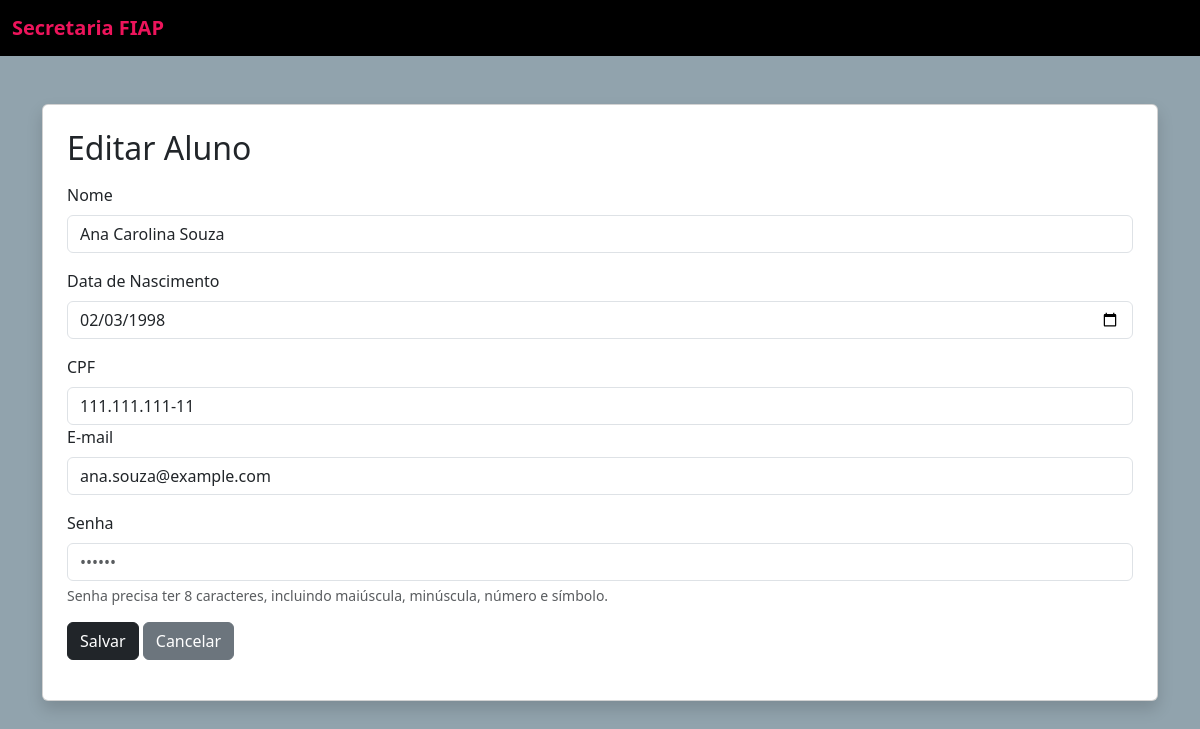
The app's page /aluno/editar/2 with its own data.
### tables this page shows
CREATE TABLE alunos (
    id INT AUTO_INCREMENT PRIMARY KEY,
    nome VARCHAR(100) NOT NULL,
    data_nascimento DATE NOT NULL,
    cpf VARCHAR(14) UNIQUE NOT NULL,
    email VARCHAR(150) UNIQUE NOT NULL,
    senha VARCHAR(255) NOT NULL
);

### app/Controllers/AlunoController.php (called while the page is built, shortened)
<?php
require_once '../app/Services/AlunoService.php';
class AlunoController
{
    private $service;
    public function __construct()
    {
        $this->service = new AlunoService();
    }
    public function editar($id)
    {
        try {
            $aluno = $this->service->buscarPorId($id);
            require '../app/Views/layout.php';
        } catch (Exception $e) {
            echo "Erro: " . $e->getMessage();
        }
    }
}

### app/Core/App.php (called while the page is built, shortened)
<?php
class App
{
    protected $method     = 'index';
    public function __construct()
    {
        $url = $this->parseUrl();
        if (file_exists('../app/Controllers/' . ucfirst($url[0]) . 'Controller.php')) {
            unset($url[0]);
        }
        $this->controller = new $this->controller;
        if (isset($url[1]) && method_exists($this->controller, $url[1])) {
            $this->method = $url[1];
            unset($url[1]);
        }
        $this->params = $url ? array_values($url) : [];
        call_user_func_array([$this->controller, $this->method], $this->params);
    }
    protected function parseUrl()
    {
        if (isset($_GET['url'])) {
            return explode('/', filter_var(rtrim($_GET['url'], '/'), FILTER_SANITIZE_URL));
        }
        return ['home'];
    }
}

### public/index.php (called while the page is built)
<?php
require_once __DIR__ . '/../app/Core/App.php';
require_once __DIR__ . '/../app/Core/Database.php';
$app = new App();

### app/Core/Database.php (called while the page is built)
<?php
class Database
{
    private static $instance = null;
    public static function getConnection()
    {
        if (self::$instance === null) {
            try {
                self::$instance = new PDO(
                    "mysql:host=127.0.0.1;port=3307;dbname=secretaria;charset=utf8mb4",
                    "secretaria",
                    "12345"
                );
                self::$instance->setAttribute(PDO::ATTR_ERRMODE, PDO::ERRMODE_EXCEPTION);
            } catch (PDOException $e) {
                die("Erro de conexão: " . $e->getMessage());
            }
        }
        return self::$instance;
    }
}

### app/Services/AlunoService.php (called while the page is built, shortened)
<?php
require_once '../app/Repositories/AlunoRepository.php';
class AlunoService
{
    private $repo;
    public function __construct()
    {
        $this->repo = new AlunoRepository();
    }
    public function buscarPorId($id)
    {
        return $this->repo->buscarPorId($id);
    }
}

### app/Repositories/AlunoRepository.php (called while the page is built, shortened)
<?php
require_once '../app/Core/Database.php';
class AlunoRepository
{
    private $db;
    public function __construct()
    {
        $this->db = Database::getConnection();
    }
    public function buscarPorId(int $id): ?array
    {
        $stmt = $this->db->prepare("SELECT * FROM alunos WHERE id = :id LIMIT 1");
        $stmt->execute([':id' => $id]);
        $aluno = $stmt->fetch(PDO::FETCH_ASSOC);
        return $aluno ?: null;
    }
}

### app/Views/alunos/form.php (the view, shortened to what this page needs)
<div class="card shadow p-4">
  <h2 class="mb-3"><?php echo isset($aluno) ? "Editar Aluno" : "Cadastrar Aluno" ?></h2>
  <form id="alunoForm" method="POST" action="">
    <div class="mb-3">
      <label class="form-label">Nome</label>
      <input type="text" class="form-control" id="nome" name="nome"
             value="<?php echo htmlspecialchars($aluno['nome'] ?? '') ?>" required>
    </div>
    <div class="mb-3">
      <label class="form-label">Data de Nascimento</label>
      <input type="date" class="form-control" id="data_nascimento" name="data_nascimento"
             placeholder="DD/MM/AAAA" maxlength="10"
             value="<?php echo htmlspecialchars($aluno['data_nascimento'] ?? '') ?>" required>
    </div>
    <div class="mb-3">
      <label class="form-label">CPF</label>
      <input type="tel" class="form-control" id="cpf" name="cpf"
             value="<?php echo htmlspecialchars($aluno['cpf'] ?? '') ?>" maxlength="14" required>
    <div class="mb-3">
      <label class="form-label">E-mail</label>
      <input type="email" class="form-control" id="email" name="email"
             value="<?php echo htmlspecialchars($aluno['email'] ?? '') ?>" required>
    </div>
    <div class="mb-3">
      <label class="form-label">Senha</label>
      <input type="password" class="form-control" id="senha" name="senha" placeholder="••••••"                                                                                                           <?php echo isset($aluno) ? '' : 'required' ?>>
      <div class="form-text">Senha precisa ter 8 caracteres, incluindo maiúscula, minúscula, número e símbolo.</div>
    </div>
    <button type="submit" class="btn btn-dark">Salvar</button>
    <a href="/aluno/index" class="btn btn-secondary">Cancelar</a>
  </form>
</div>

### app/Views/layout.php (style rules this page uses)
body { background-color: #91A3AD; }

### records on screen
alunos: nome "Ana Carolina Souza", data_nascimento "02/03/1998", cpf "111.111.111-11", email "ana.souza@example.com"
